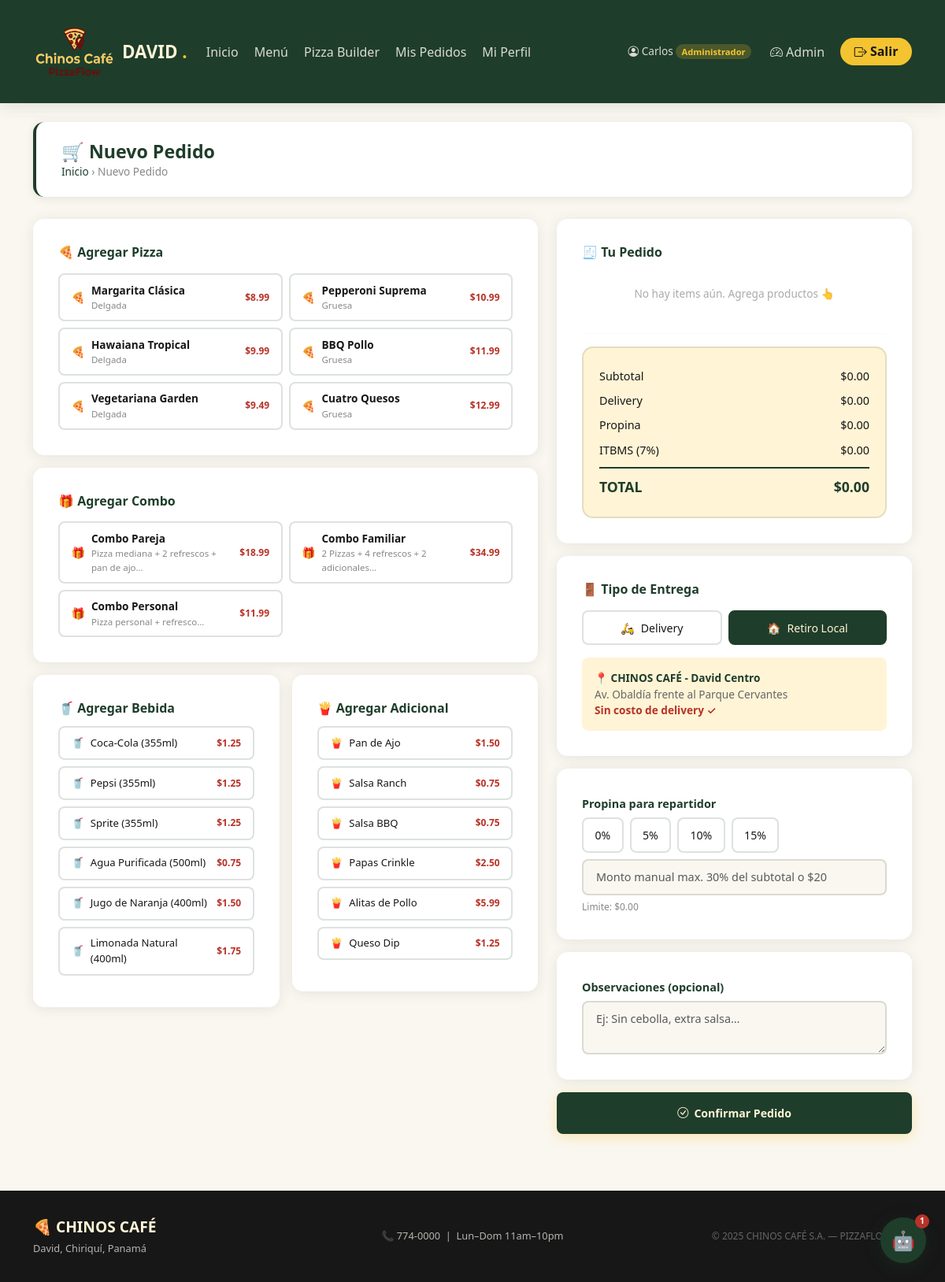
Screenshot of /cliente/nuevo-pedido (signed in) with the database file from the repository.
### app/models.py (models this page shows, shortened)
class User(UserMixin, db.Model):
    __tablename__ = 'usuarios'
    id = db.Column(db.Integer, primary_key=True)
    id_rol = db.Column(db.Integer, db.ForeignKey('roles.id'), nullable=False)
    nombre = db.Column(db.String(100), nullable=False)
    correo = db.Column(db.String(120), unique=True)
    telefono = db.Column(db.String(30))
    direccion = db.Column(db.Text)
    id_zona_preferida = db.Column(db.Integer, db.ForeignKey('zonas_entrega.id'))
    foto_perfil = db.Column(db.String(255))
    usuario = db.Column(db.String(50), unique=True, nullable=False)
    password_hash = db.Column(db.String(255), nullable=False)
    estado = db.Column(db.String(20), default='activo')
    fecha_creacion = db.Column(db.DateTime, default=datetime.utcnow)
    pedidos = db.relationship('Order', foreign_keys='Order.id_cliente', backref='cliente', lazy='dynamic')
    notificaciones = db.relationship('Notification', backref='usuario', lazy='dynamic')
    zona_preferida = db.relationship('DeliveryZone', foreign_keys=[id_zona_preferida])
    @property
    def rol_nombre(self):
        return self.role.nombre if self.role else ''
    def is_admin(self):
        return self.rol_nombre == 'Administrador'
    def is_cliente(self):
        return self.rol_nombre == 'Cliente'

class Role(db.Model):
    __tablename__ = 'roles'
    id = db.Column(db.Integer, primary_key=True)
    nombre = db.Column(db.String(50), unique=True, nullable=False)
    descripcion = db.Column(db.Text)
    usuarios = db.relationship('User', backref='role', lazy='dynamic')

class Pizza(db.Model):
    __tablename__ = 'pizzas'
    id = db.Column(db.Integer, primary_key=True)
    nombre = db.Column(db.String(120), nullable=False)
    descripcion = db.Column(db.Text)
    tipo_masa = db.Column(db.String(80))
    tipo_salsa = db.Column(db.String(80))
    tipo_queso = db.Column(db.String(80))
    precio_base = db.Column(db.Numeric(10, 2), nullable=False)
    imagen = db.Column(db.String(255), default='pizza_default.png')
    estado = db.Column(db.String(20), default='activa')
    ingredientes = db.relationship('Ingredient', secondary='pizza_ingredientes', backref='pizzas', lazy='dynamic')

class Combo(db.Model):
    __tablename__ = 'combos'
    id = db.Column(db.Integer, primary_key=True)
    nombre = db.Column(db.String(120), nullable=False)
    descripcion = db.Column(db.Text)
    precio = db.Column(db.Numeric(10, 2), nullable=False)
    imagen = db.Column(db.String(255), default='combo_default.png')
    estado = db.Column(db.String(20), default='activo')
    detalles = db.relationship('ComboDetail', backref='combo', lazy='dynamic', cascade='all, delete-orphan')

class Drink(db.Model):
    __tablename__ = 'refrescos'
    id = db.Column(db.Integer, primary_key=True)
    nombre = db.Column(db.String(100), nullable=False)
    tamano = db.Column(db.String(50))
    precio = db.Column(db.Numeric(10, 2), nullable=False)
    stock = db.Column(db.Integer, default=50)
    imagen = db.Column(db.String(255))
    estado = db.Column(db.String(20), default='activo')

class Extra(db.Model):
    __tablename__ = 'adicionales'
    id = db.Column(db.Integer, primary_key=True)
    nombre = db.Column(db.String(100), nullable=False)
    descripcion = db.Column(db.Text)
    categoria = db.Column(db.String(80))
    precio = db.Column(db.Numeric(10, 2), nullable=False)
    stock = db.Column(db.Integer, default=50)
    imagen = db.Column(db.String(255))
    estado = db.Column(db.String(20), default='activo')

### app/routes/cliente.py (the view, shortened to what this page needs)
@cliente_bp.route('/nuevo-pedido', methods=['GET', 'POST'])
@login_required
@require_cliente
def nuevo_pedido():
    zonas = DeliveryZone.query.filter_by(estado='activa').all()
    bebidas = Drink.query.filter_by(estado='activo').all()
    adicionales = Extra.query.filter_by(estado='activo').all()
    pizzas = Pizza.query.filter_by(estado='activa').all()
    combos = Combo.query.filter_by(estado='activo').all()
    sucursal = Branch.query.filter_by(estado='activa').first()
    return render_template(
        'cliente/nuevo_pedido.html',
        zonas=zonas, bebidas=bebidas, adicionales=adicionales, pizzas=pizzas, combos=combos
    )

### app/routes/cliente.py (called while the page is built)
def require_cliente(f):
    from functools import wraps
    @wraps(f)
    def decorated(*args, **kwargs):
        if not current_user.is_authenticated:
            return redirect(url_for('auth.login'))
        if current_user.rol_nombre not in ('Cliente', 'Administrador'):
            flash('Acceso no autorizado.', 'danger')
            return redirect(url_for('public.index'))
        return f(*args, **kwargs)
    return decorated

### app/templates/cliente/nuevo_pedido.html (shortened to what this page needs)
{% extends "base.html" %}
{% block content %}
<div class="container py-4">
  <div class="page-header">
    <div>
      <h1>🛒 Nuevo Pedido</h1>
      <div class="breadcrumb-custom"><a href="{{ url_for('cliente.dashboard') }}">Inicio</a> › Nuevo Pedido</div>
    </div>
  </div>
  <form method="POST" id="order-form">
    <div class="row g-4">
      <div class="col-lg-7">
        <div class="form-card mb-3">
          <h6 style="color:var(--basil);font-weight:700;margin-bottom:1rem">🍕 Agregar Pizza</h6>
          <div class="row g-2">
            {% for pizza in pizzas %}
            <div class="col-sm-6">
              <div class="ingredient-btn" style="cursor:pointer" onclick="addItem('pizza','{{ pizza.id }}','{{ pizza.nombre|replace("'","") }}',{{ pizza.precio_base }})">
                <span>🍕</span>
                <div>
                  <div style="font-weight:600;font-size:.85rem">{{ pizza.nombre }}</div>
                  <div style="font-size:.72rem;color:#888">{{ pizza.tipo_masa }}</div>
                </div>
                <span class="price ms-auto">${{ "%.2f"|format(pizza.precio_base) }}</span>
              </div>
            </div>
            {% endfor %}
          </div>
        </div>
        {% if combos %}
        <div class="form-card mb-3">
          <h6 style="color:var(--basil);font-weight:700;margin-bottom:1rem">🎁 Agregar Combo</h6>
          <div class="row g-2">
            {% for combo in combos %}
            <div class="col-sm-6">
              <div class="ingredient-btn" onclick="addItem('combo','{{ combo.id }}','{{ combo.nombre|replace("'","") }}',{{ combo.precio }})">
                <span>🎁</span>
                <div>
                  <div style="font-weight:600;font-size:.85rem">{{ combo.nombre }}</div>
                  <div style="font-size:.72rem;color:#888">{{ combo.descripcion[:40] }}…</div>
                </div>
                <span class="price ms-auto">${{ "%.2f"|format(combo.precio) }}</span>
              </div>
            </div>
            {% endfor %}
          </div>
        </div>
        {% endif %}
        <div class="row g-3">
          <div class="col-md-6">
            <div class="form-card">
              <h6 style="color:var(--basil);font-weight:700;margin-bottom:.75rem">🥤 Agregar Bebida</h6>
              {% for b in bebidas %}
              <div class="ingredient-btn mb-2" style="font-size:.82rem" onclick="addItem('refresco','{{ b.id }}','{{ b.nombre }}',{{ b.precio }})">
                <span>🥤</span><span>{{ b.nombre }} ({{ b.tamano }})</span><span class="price">${{ "%.2f"|format(b.precio) }}</span>
              </div>
              {% endfor %}
            </div>
          </div>
          <div class="col-md-6">
            <div class="form-card">
              <h6 style="color:var(--basil);font-weight:700;margin-bottom:.75rem">🍟 Agregar Adicional</h6>
              {% for a in adicionales %}
              <div class="ingredient-btn mb-2" style="font-size:.82rem" onclick="addItem('adicional','{{ a.id }}','{{ a.nombre }}',{{ a.precio }})">
                <span>🍟</span><span>{{ a.nombre }}</span><span class="price">${{ "%.2f"|format(a.precio) }}</span>
              </div>
              {% endfor %}
            </div>
          </div>
        </div>
      </div>
      <div class="col-lg-5">
        <div class="form-card mb-3">
          <h6 style="color:var(--basil);font-weight:700;margin-bottom:1rem">🧾 Tu Pedido</h6>
          <div id="cart-items" style="min-height:60px">
            <p id="cart-empty" style="color:#aaa;font-size:.85rem;text-align:center;padding:1rem 0">No hay items aún. Agrega productos 👆</p>
          </div>
          <hr style="border-color:rgba(31,61,43,.1)">
          <div class="order-summary mt-2">
            <div class="order-row"><span>Subtotal</span><span id="disp-subtotal">$0.00</span></div>
            <div class="order-row"><span>Delivery</span><span id="disp-delivery">$0.00</span></div>
            <div class="order-row"><span>Propina</span><span id="disp-tip">$0.00</span></div>
            <div class="order-row"><span>ITBMS (7%)</span><span id="disp-tax">$0.00</span></div>
            <div class="order-row order-total"><span>TOTAL</span><span id="disp-total">$0.00</span></div>
          </div>
        </div>
        <div class="form-card mb-3">
          <h6 style="color:var(--basil);font-weight:700;margin-bottom:1rem">🚪 Tipo de Entrega</h6>
          <div class="d-flex gap-2 mb-3">
            <label class="ingredient-btn flex-fill justify-content-center" style="cursor:pointer">
              <span>🛵</span> Delivery
            </label>
            <label class="ingredient-btn flex-fill justify-content-center" style="cursor:pointer">
              <span>🏠</span> Retiro Local
            </label>
          </div>
          <div id="retiro-fields">
            <div style="background:var(--cream);border-radius:8px;padding:1rem;font-size:.85rem">
              <strong style="color:var(--basil)">📍 CHINOS CAFÉ - David Centro</strong><br>
              <span style="color:#666">Av. Obaldía frente al Parque Cervantes</span><br>
              <span style="color:var(--tomato);font-weight:600">Sin costo de delivery ✓</span>
            </div>
          </div>
        </div>
        <div class="form-card mb-3">
          <label class="form-label">Propina para repartidor</label>
          <div class="d-flex gap-2 flex-wrap mb-2">
            {% for value,label in [('0','0%'),('5','5%'),('10','10%'),('15','15%')] %}
            <label class="ingredient-btn justify-content-center" style="cursor:pointer">
              {{ label }}
            </label>
            {% endfor %}
          </div>
          <input type="number" name="propina_custom" id="propina-custom" min="0" step="0.25" class="form-control" placeholder="Monto manual max. 30% del subtotal o $20" oninput="setCustomTip()">
          <div id="tip-limit-help" style="font-size:.75rem;color:#888;margin-top:.35rem">Limite: $0.00</div>
        </div>
        <div class="form-card mb-3">
          <label class="form-label">Observaciones (opcional)</label>
          <textarea name="observaciones" class="form-control" rows="2" placeholder="Ej: Sin cebolla, extra salsa…"></textarea>
        </div>
        <button type="submit" id="submit-btn" class="btn-primary-custom w-100 justify-content-center py-3" onclick="return prepareSubmit()">
          <i class="bi bi-check-circle"></i> Confirmar Pedido
        </button>
      </div>
    </div>
  </form>
</div>
{% endblock %}

### app/templates/base.html (shortened to what this page needs)
<!DOCTYPE html>
<html lang="es">
<head>
  <link href="https://cdn.jsdelivr.net/npm/bootstrap@5.3.3/dist/css/bootstrap.min.css" rel="stylesheet">
  <link href="https://cdn.jsdelivr.net/npm/bootstrap-icons@1.11.3/font/bootstrap-icons.css" rel="stylesheet">
  <link rel="stylesheet" href="{{ url_for('static', filename='css/main.css', v=config.ASSET_VERSION) }}">
</head>
<body>
{% block navbar %}
<nav class="navbar navbar-expand-lg">
  <div class="container">
    <a class="navbar-brand d-flex align-items-center gap-2"
   href="{{ url_for('public.index') }}">
<img src="{{ url_for('static',
filename='img/branding/logo.png') }}"
     alt="CHINOS Café"
     class="navbar-logo">
<span class="brand-text">
DAVID
<span class="brand-dot">.</span>
</span>
</a>
    <div class="collapse navbar-collapse" id="navMain">
      <ul class="navbar-nav me-auto gap-1">
        <li class="nav-item"><a class="nav-link" href="{{ url_for('public.index') }}">Inicio</a></li>
        <li class="nav-item"><a class="nav-link" href="{{ url_for('public.menu') }}">Menú</a></li>
        {% if current_user.is_authenticated %}
          {% if current_user.is_cliente() or current_user.is_admin() %}
          <li class="nav-item"><a class="nav-link" href="{{ url_for('cliente.pizza_builder') }}">Pizza Builder</a></li>
          <li class="nav-item"><a class="nav-link" href="{{ url_for('cliente.mis_pedidos') }}">Mis Pedidos</a></li>
          <li class="nav-item"><a class="nav-link" href="{{ url_for('cliente.perfil') }}">Mi Perfil</a></li>
          {% endif %}
        {% endif %}
      </ul>
      <ul class="navbar-nav align-items-center gap-2">
        {% if current_user.is_authenticated %}
          <li class="nav-item">
            <span class="nav-link text-warning" style="font-size:.85rem">
              <i class="bi bi-person-circle"></i> {{ current_user.nombre.split()[0] }}
              <span class="badge" style="background:rgba(244,196,48,.2);color:var(--cheese);font-size:.7rem;border-radius:20px">{{ current_user.rol_nombre }}</span>
            </span>
          </li>
          {% if current_user.is_admin() %}
          <li class="nav-item"><a class="nav-link" href="{{ url_for('admin.dashboard') }}"><i class="bi bi-speedometer2"></i> Admin</a></li>
          {% elif current_user.is_cocina() %}
          <li class="nav-item"><a class="nav-link" href="{{ url_for('cocina.dashboard') }}"><i class="bi bi-fire"></i> Cocina</a></li>
          {% elif current_user.is_repartidor() %}
          <li class="nav-item"><a class="nav-link" href="{{ url_for('repartidor.dashboard') }}"><i class="bi bi-bicycle"></i> Mis Entregas</a></li>
          <li class="nav-item"><a class="nav-link" href="{{ url_for('repartidor.perfil') }}">Mi Perfil</a></li>
          {% endif %}
          <li class="nav-item">
            <a href="{{ url_for('auth.logout') }}" class="btn-nav-login ms-1">
              <i class="bi bi-box-arrow-right"></i> Salir
            </a>
          </li>
        {% else %}
          <li class="nav-item">
            <a href="{{ url_for('auth.login') }}" class="btn-nav-login">
              <i class="bi bi-person"></i> Ingresar
            </a>
          </li>
        {% endif %}
      </ul>
    </div>
  </div>
</nav>
{% endblock %}
{% block content %}{% endblock %}
{% block chatbot %}
<button id="chatbot-btn" title="ChinoBot — Asistente Virtual">
  🤖
  <span class="badge-notif">1</span>
</button>
{% endblock %}
{% block footer %}
<footer class="footer mt-5">
  <div class="container">
    <div class="row g-3 align-items-center">
      <div class="col-md-4">
        <div class="footer-brand">🍕 CHINOS CAFÉ</div>
        <div style="font-size:.8rem;margin-top:.25rem">David, Chiriquí, Panamá</div>
      </div>
      <div class="col-md-4 text-center">
        <div style="font-size:.8rem">📞 774-0000 &nbsp;|&nbsp; Lun–Dom 11am–10pm</div>
      </div>
      <div class="col-md-4 text-end">
        <div style="font-size:.75rem;opacity:.5">© 2025 CHINOS CAFÉ S.A. — PIZZAFLOW v1.0</div>
      </div>
    </div>
  </div>
</footer>
{% endblock %}
</body>
</html>

### rows the page displays
User: nombre "Carlos"
Role: rol_nombre "Administrador"
Pizza: nombre "Margarita Clásica", tipo_masa "Delgada", precio_base "8.99"
Pizza: nombre "Pepperoni Suprema", tipo_masa "Gruesa", precio_base "10.99"
Pizza: nombre "Hawaiana Tropical", tipo_masa "Delgada", precio_base "9.99"
Pizza: nombre "BBQ Pollo", tipo_masa "Gruesa", precio_base "11.99"
Pizza: nombre "Vegetariana Garden", tipo_masa "Delgada", precio_base "9.49"
Pizza: nombre "Cuatro Quesos", tipo_masa "Gruesa", precio_base "12.99"
Combo: nombre "Combo Pareja", descripcion "Pizza mediana + 2 refrescos + pan de ajo", precio "18.99"
Combo: nombre "Combo Familiar", descripcion "2 Pizzas + 4 refrescos + 2 adicionales", precio "34.99"
Combo: nombre "Combo Personal", descripcion "Pizza personal + refresco", precio "11.99"
Drink: nombre "Coca-Cola", tamano "355ml", precio "1.25"
Drink: nombre "Pepsi", tamano "355ml", precio "1.25"
Drink: nombre "Sprite", tamano "355ml", precio "1.25"
Drink: nombre "Agua Purificada", tamano "500ml", precio "0.75"
Drink: nombre "Jugo de Naranja", tamano "400ml", precio "1.50"
Drink: nombre "Limonada Natural", tamano "400ml", precio "1.75"
Extra: nombre "Pan de Ajo", precio "1.50"
Extra: nombre "Salsa Ranch", precio "0.75"
Extra: nombre "Salsa BBQ", precio "0.75"
Extra: nombre "Papas Crinkle", precio "2.50"
Extra: nombre "Alitas de Pollo", precio "5.99"
Extra: nombre "Queso Dip", precio "1.25"

### other values shown
{{ label }} "0%" "5%" "10%" "15%"
